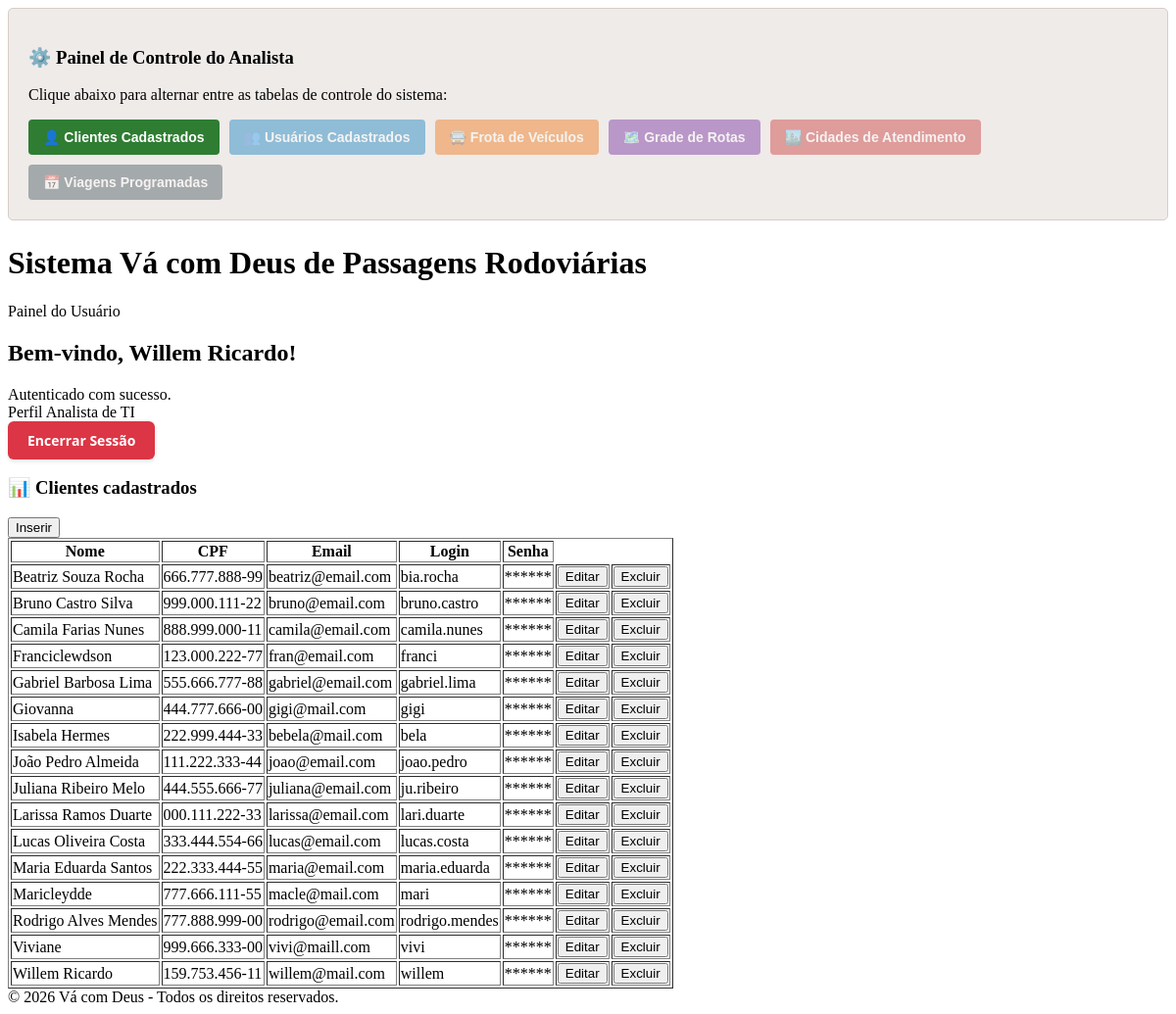
Page /analista.php (signed in) on the earlier database version.
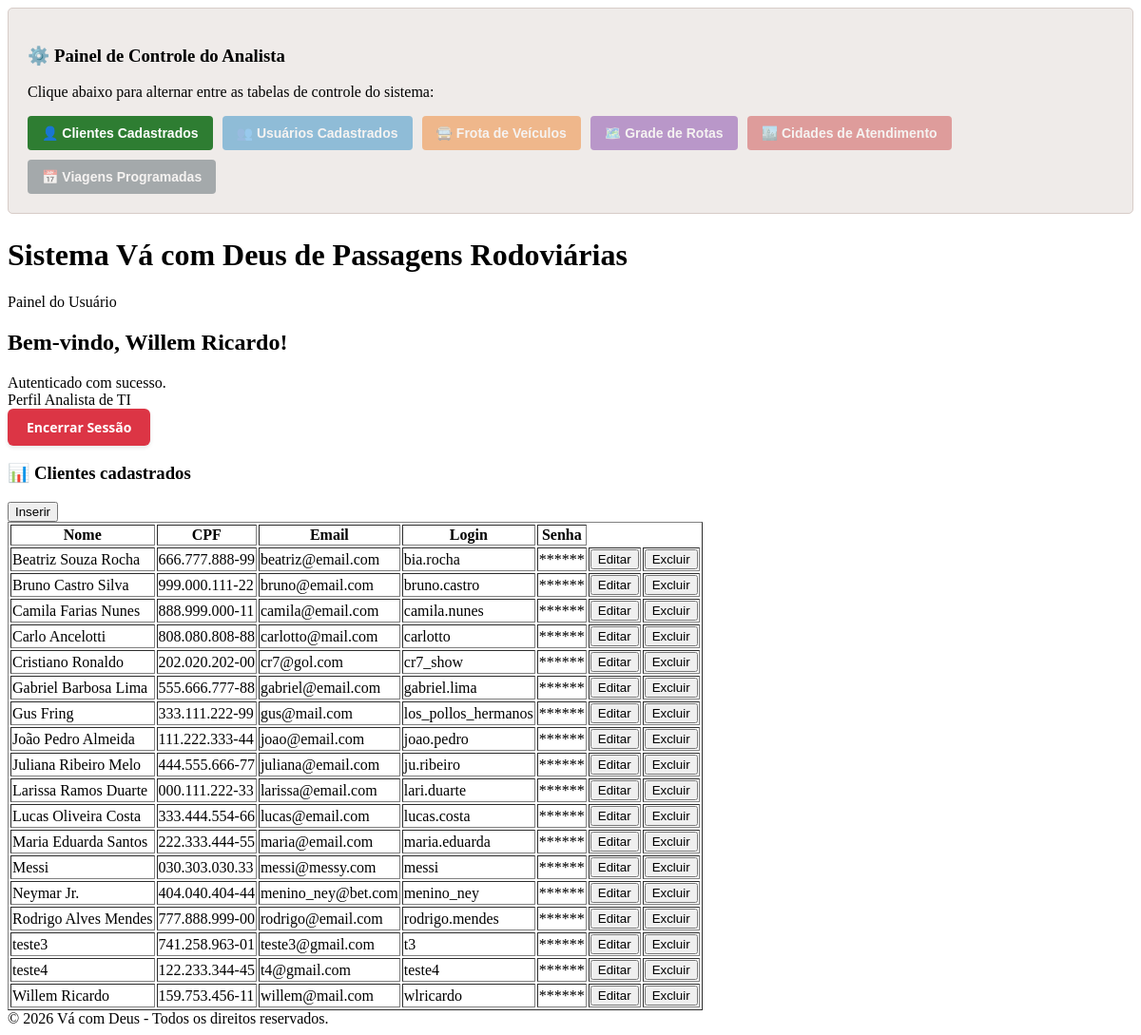
Same page on the later database version.
### tables this page shows
CREATE TABLE `usuario` (
  `id` int(11) NOT NULL,
  `nome` varchar(100) NOT NULL,
  `login` varchar(50) NOT NULL,
  `senha` varchar(255) NOT NULL,
  `perfil_id` int(11) NOT NULL
);

CREATE TABLE `perfil` (
  `id` int(11) NOT NULL,
  `nome` varchar(50) NOT NULL
);

CREATE TABLE `cliente` (
  `id` int(11) NOT NULL,
  `nome` varchar(100) NOT NULL,
  `cpf` varchar(14) NOT NULL,
  `email` varchar(100) NOT NULL,
  `login` varchar(50) NOT NULL,
  `senha` varchar(255) NOT NULL
);

### crud_clientes.php (called while the page is built, shortened)
<?php
function listarClientes()
{
    $clientes_list = [];
    $banco = abrirBanco();
    $sql = "SELECT * FROM cliente ORDER BY nome";
    $resultado = $banco->query($sql);
    if ($resultado) {
        while ($row = mysqli_fetch_array($resultado)) {
            $clientes_list[] = $row;
        }
    }
    return $clientes_list;
}

### analista.php (the view, shortened to what this page needs)
<?php
include 'crud_clientes.php';
include 'crud_viagens.php';
$clientes = listarClientes();
$id = mysqli_real_escape_string($connect, $_SESSION['id_usuario']);
$sql = "SELECT usuario.nome AS nome_usuario, perfil.nome AS nome_perfil
        FROM usuario
        INNER JOIN perfil ON usuario.perfil_id = perfil.id
        WHERE usuario.id = '$id'";
$resultado = mysqli_query($connect, $sql);
$dados = mysqli_fetch_array($resultado);
?>
<!DOCTYPE html>
<html lang="en">
<head>
</head>
<body>
    <div class="central-abas">
        <h3>⚙️ Painel de Controle do Analista</h3>
        <p>Clique abaixo para alternar entre as tabelas de controle do sistema:</p>
        <div class="abas-botoes-container">
            <button class="btn-aba clientes" onclick="alternarAba('aba-clientes', this)">👤 Clientes Cadastrados</button>
            <button class="btn-aba usuarios opaco" onclick="alternarAba('aba-usuarios', this)">👥 Usuários Cadastrados</button>
            <button class="btn-aba veiculos opaco" onclick="alternarAba('aba-veiculos', this)">🚍 Frota de Veículos</button>
            <button class="btn-aba rotas opaco" onclick="alternarAba('aba-rotas', this)">🗺️ Grade de Rotas</button>
            <button class="btn-aba cidades opaco" onclick="alternarAba('aba-cidades', this)">🏙️ Cidades de Atendimento</button>
            <button class="btn-aba viagens opaco" onclick="alternarAba('aba-viagens', this)">📅 Viagens Programadas</button>
        </div>
    </div>
    <header class="page-header">
        <div>
            <h1>Sistema Vá com Deus de Passagens Rodoviárias</h1>
            <p>Painel do Usuário</p>
        </div>
    </header>
    <main class="page-content">
        <div class="content-grid">
            <aside class="user-card">
                <div class="card-body">
                    <div class="welcome-box">
                        <h2>Bem-vindo, <?php echo htmlspecialchars($dados['nome_usuario']); ?>!</h2>
                        <span>Autenticado com sucesso.</span>
                    </div>
                    <div class="info-grid">
                        <div class="info-item">
                            <label>Perfil</label>
                            <span><?php echo htmlspecialchars($dados['nome_perfil'] ?? 'Não definido'); ?></span>
                        </div>
                    </div>
                    <form action="logout.php" method="POST" style="margin: 0; padding: 0;">
                        <button type="submit" class="btn-sair">
                            Encerrar Sessão
                        </button>
                    </form>
                </div>
            </aside>
            <div id="aba-clientes" class="aba-conteudo ativa">
                <section class="table-section">
                    <h3>📊 Clientes cadastrados </h3>
                    <div class="table-placeholder">
                        <form name="inserir" action="inserir_cliente.php" method="POST">
                            <button type="submit" name="btn-inserir" class="btn-inserir">Inserir</button>
                        </form>
                        <table border="1">
                            <thead>
                                <tr>
                                    <th>Nome</th>
                                    <th>CPF</th>
                                    <th>Email</th>
                                    <th>Login</th>
                                    <th>Senha</th>
                                </tr>
                            </thead>
                            <tbody>
                                <?php
                                foreach ($clientes as $cliente) { ?>
                                    <tr>
                                        <td><?= $cliente["nome"] ?></td>
                                        <td><?= $cliente["cpf"] ?></td>
                                        <td><?= $cliente["email"] ?></td>
                                        <td><?= $cliente["login"] ?></td>
                                        <td> ****** </td>
                                        <th>
                                            <form name="alterar" action="alterar_cliente.php" method="POST">
                                                <button type="submit" name="btn-editar" class="btn-editar">Editar</button>
                                            </form>
                                        </th>
                                        <th>
                                            <form name="excluir" action="crud_clientes.php" method="POST">
                                                <button type="submit" name="btn-excluir" class="btn-excluir">Excluir</button>
                                            </form>
                                        </th>
                                    </tr>
                                <?php }
                                ?>
                            </tbody>
                        </table>
                </section>
            </div>
        </div>
    </main>
    <footer class="page-footer">
        &copy; <?php echo date('Y'); ?> Vá com Deus - Todos os direitos reservados.
    </footer>
</body>
</html>

### analista.php (style rules this page uses)
.central-abas { background-color: #efebe9; border: 1px solid #d7ccc8; padding: 20px; border-radius: 5px; margin-bottom: 25px; }
.abas-botoes-container { display: flex; gap: 10px; flex-wrap: wrap; margin-top: 10px; }
.btn-aba { border: none; padding: 10px 15px; border-radius: 4px; cursor: pointer; font-weight: bold; color: white; font-size: 14px; transition: background 0.2s, transform 0.1s; }
.btn-aba.clientes { background-color: #2e7d32; }
.btn-aba.usuarios { background-color: #0277bd; }
.btn-aba.veiculos { background-color: #ef6c00; }
.btn-aba.rotas { background-color: #6a1b9a; }
.btn-aba.cidades { background-color: #c62828; }
.btn-aba.viagens { background-color: #37474f; }
.btn-aba.opaco { opacity: 0.4; }
.aba-conteudo { display: none; }
.aba-conteudo.ativa { display: block; }
.btn-sair { background-color: #dc3545; color: #ffffff; border: none; padding: 10px 20px; font-family: 'Segoe UI', Tahoma, Geneva, Verdana, sans-serif; font-size: 14px; font-weight: 600; border-radius: 6px; cursor: pointer; transition: background-color 0.2s ease, transform 0.1s ease; box-shadow: 0 2px 4px rgba(0, 0, 0, 0.1); }

Differences in the rows shown:
removed cliente: nome "Franciclewdson", cpf "123.000.222-77", email "fran@email.com", login "franci"
removed cliente: nome "Giovanna", cpf "444.777.666-00", email "gigi@mail.com", login "gigi"
removed cliente: nome "Isabela Hermes", cpf "222.999.444-33", email "bebela@mail.com", login "bela"
removed cliente: nome "Maricleydde", cpf "777.666.111-55", email "macle@mail.com", login "mari"
removed cliente: nome "Viviane", cpf "999.666.333-00", email "vivi@maill.com", login "vivi"
added cliente: nome "Carlo Ancelotti", cpf "808.080.808-88", email "carlotto@mail.com", login "carlotto"
added cliente: nome "Cristiano Ronaldo", cpf "202.020.202-00", email "cr7@gol.com", login "cr7_show"
added cliente: nome "Gus Fring", cpf "333.111.222-99", email "gus@mail.com", login "los_pollos_hermanos"
added cliente: nome "Messi", cpf "030.303.030.33", email "messi@messy.com", login "messi"
added cliente: nome "Neymar Jr.", cpf "404.040.404-44", email "menino_ney@bet.com", login "menino_ney"
added cliente: nome "teste3", cpf "741.258.963-01", email "teste3@gmail.com", login "t3"
added cliente: nome "teste4", cpf "122.233.344-45", email "t4@gmail.com", login "teste4"
changed cliente "Willem Ricardo": login "willem" → "wlricardo"
